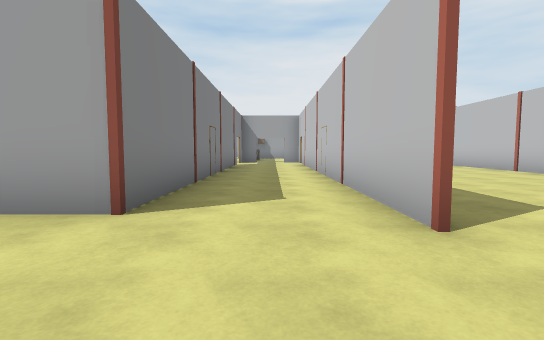
View 1 (above)

24 first-person views from a walk through a scene from a Unity 3-D project. The camera is 1.2 m above the floor, tilts 4° down and sees 85° across. Doors are open. The floor is counted in squares, 2 m on a side. Each view is taken from the middle of a square. On the plan, view 1 faces up. The plan holds only what a view shows up to about 9 squares ahead; the rest is blank. The place goes on beyond the plan. Some surface patterns are stand-ins.

View 2
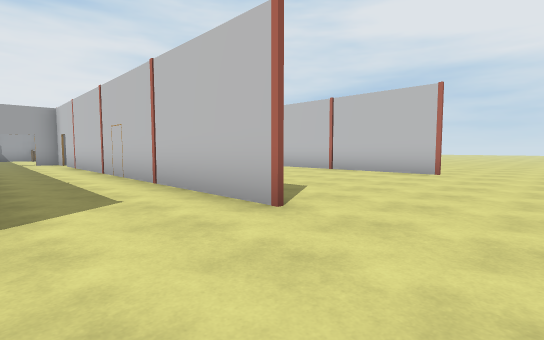

View 3
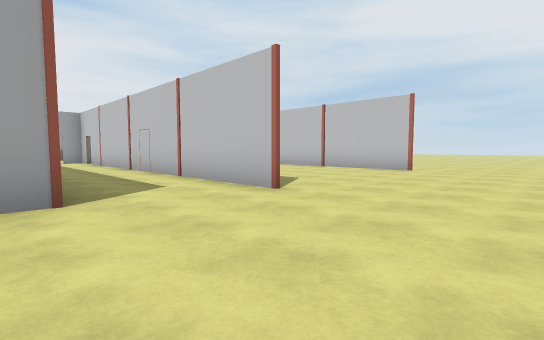

View 4
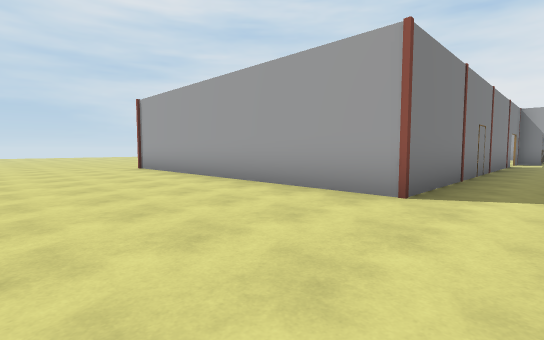

View 5
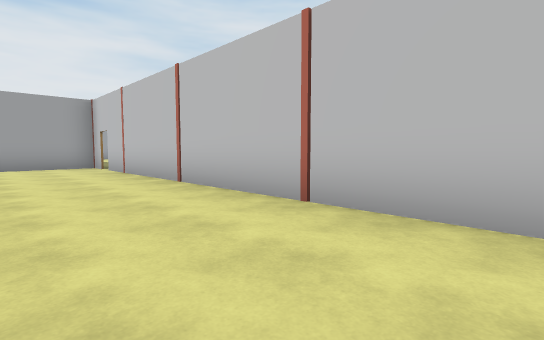

View 6
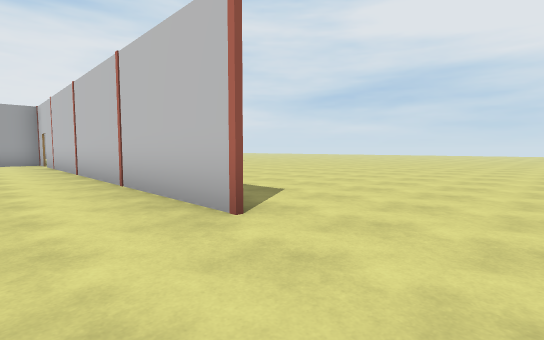

View 7
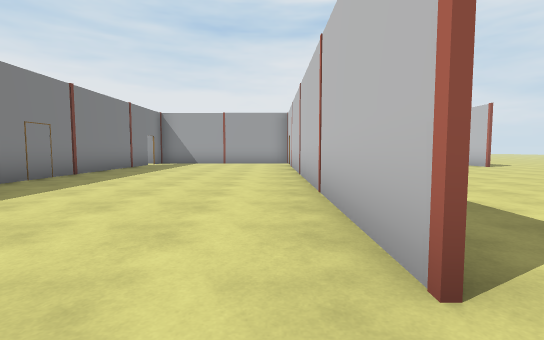

View 8
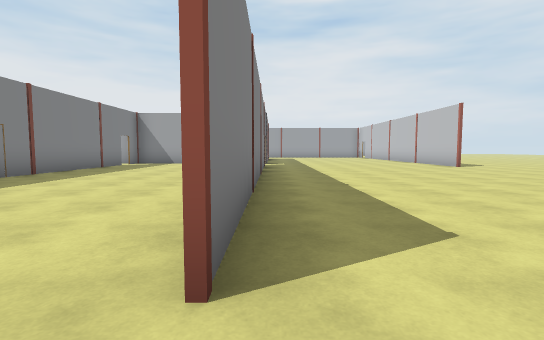

View 9
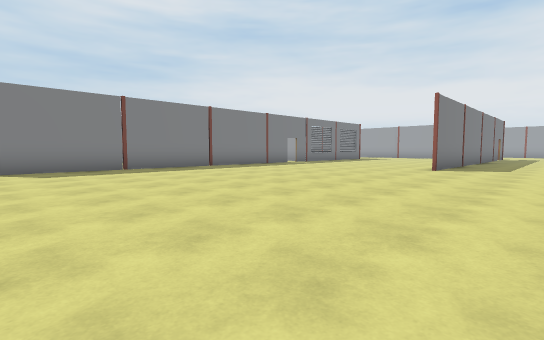

View 10
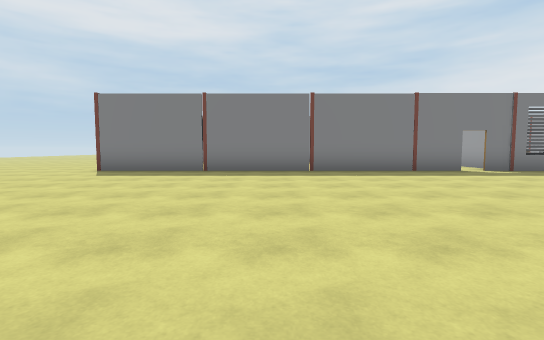

View 11
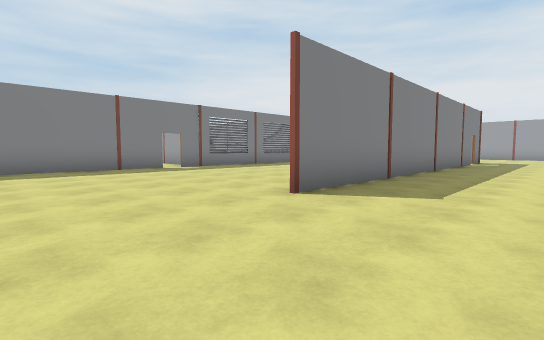

View 12
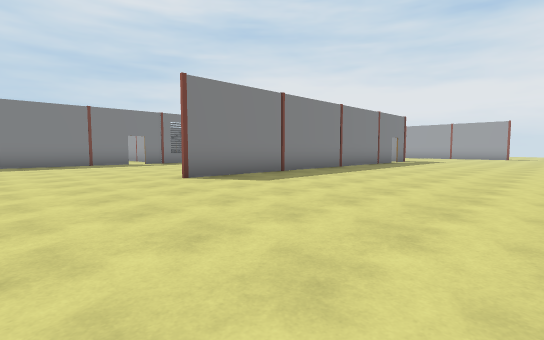

View 13
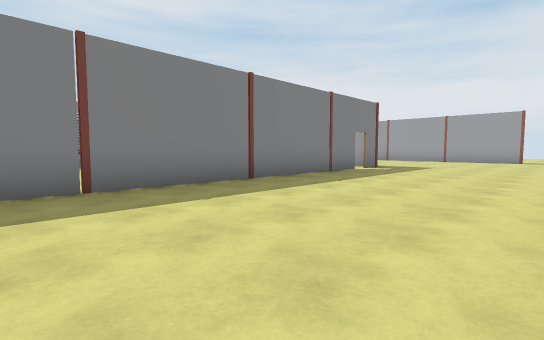

View 14
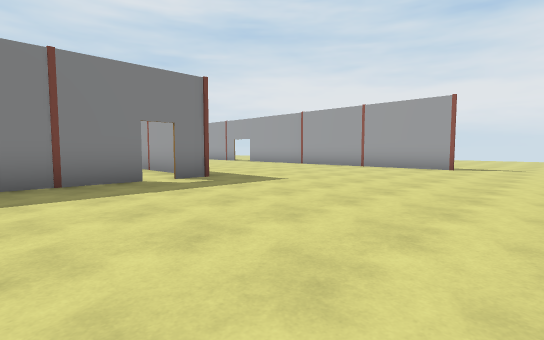

View 15
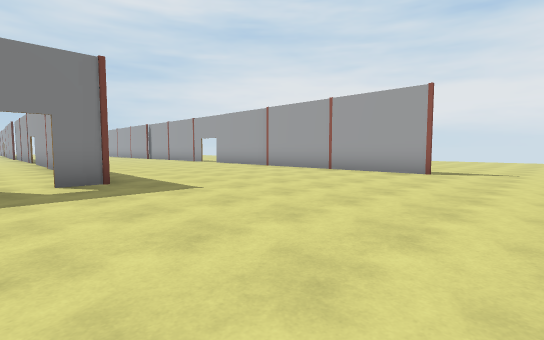

View 16
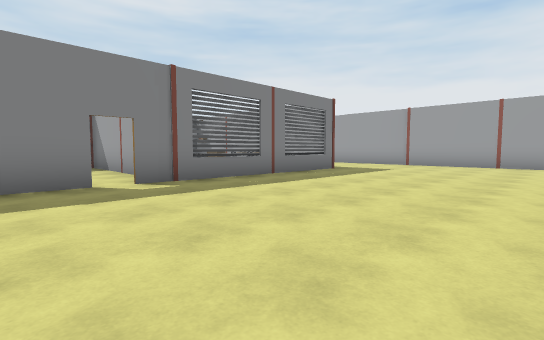

View 17
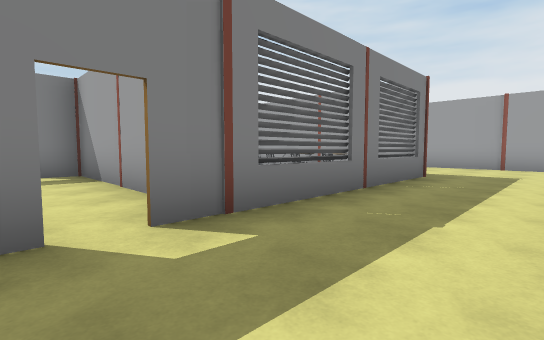

View 18
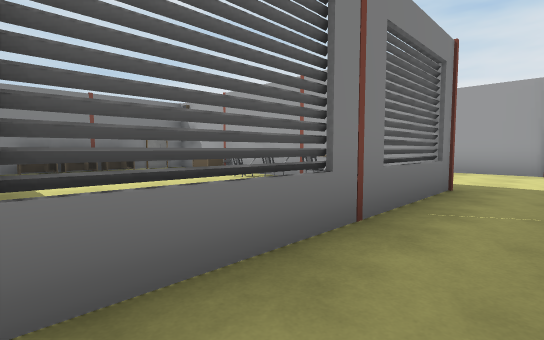

View 19
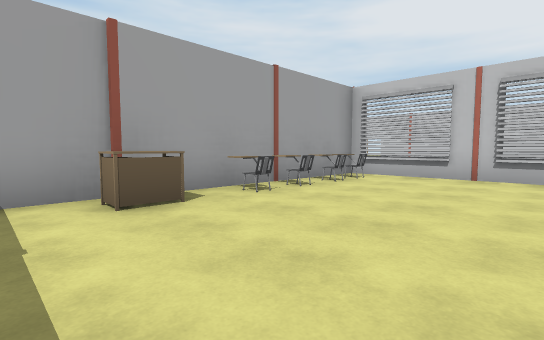

View 20
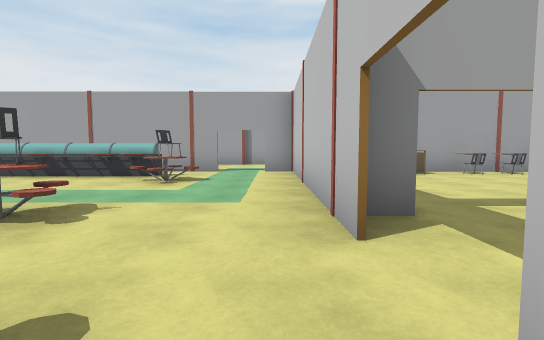

View 21
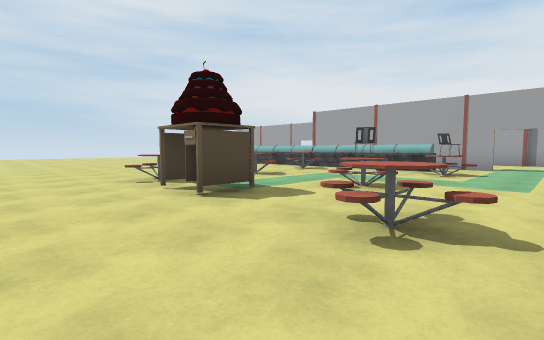

View 22
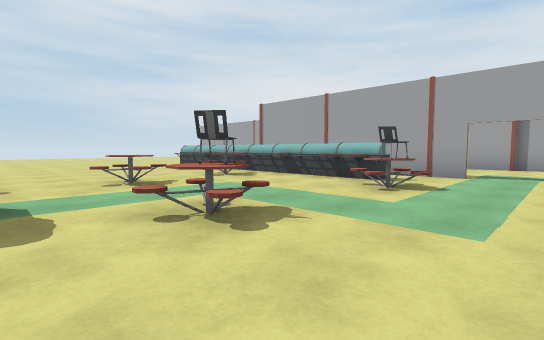

View 23
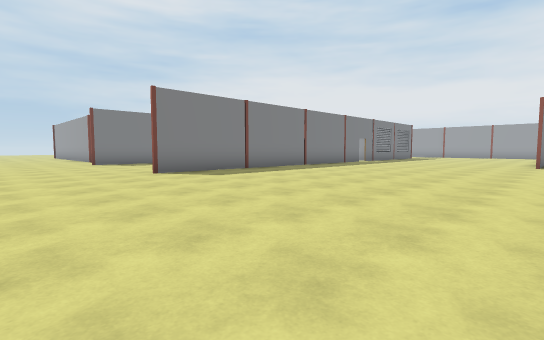

View 24
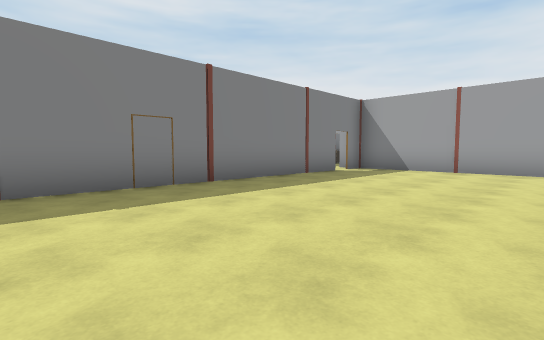

### Floor plan
Points are (right, up) in squares from view 1. A wall is a line through its corners. A room is listed if a view was taken in it or the views show most of it. See-through windows are left out.
Room 1 (views 1, 2, 4)
walls: (1.2, 2) (1.2, 10.6); (-1.4, 10.4) (-1.4, 2.7)
ways out: opening at (-1, -0.5) to room 2; open door at (-1, 1.5) to room 2; open door at (-1, 12.5) to room 2; open door at (0, 14) to room 2; opening at (1, -0.5) to room 3; open door at (1, 1.5) to room 3; open door at (1, 12.5) to room 3
Room 2 (views 3, 19, 20, 21, 22)
walls: (-1.4, 12.9) (-1.4, 13.5); (-1.4, 2.7) (-9.1, 2.7); (-1.4, 17.4) (-1.4, 19) (-2.2, 19); (-3.4, 19) (-9.4, 19); (6.7, 15.2) (6.7, 19) (0.1, 19)
ways out: opening at (-1, -0.5) to room 1; open door at (-1, 1.5) to room 1; open door at (-1, 12.5) to room 1; open door at (0, 14) to room 1; open door at (-2.5, 19) to room 3
objects: other object (-9, 18); table (-8, 11) to (-7, 12); table (-8, 14) to (-7, 14); other object (-8, 16) to (-8, 17); other object (-8, 18); other object (-7, 18); other object (-6, 11) to (-5, 12); other object (-6, 18); other object (-5, 18); chair (-4, 14); chair (-4, 17); table (-3, 11) to (-3, 12); table (-1, 15); table (-1, 16); table (-1, 17); table (1, 18); chair (3, 18); chair (4, 18); chair (5, 18); chair (6, 18)
Room 3 (views 5, 6, 7, 8, 9, 10, 11, 12, 13, 14, 15, 16, 17, 18, 23, 24)
walls: (6.9, 13.6) (1.3, 13.6) (1.3, 12.9); (6.8, 12.4) (6.8, 2); (6.8, 19) (6.8, 12.9); (1.3, 12.4) (1.3, 5.1); (13.4, 21.2) (13.4, 11); (12, 22.6) (5.9, 22.6); (13.4, 22.8) (13.4, 21.8); (-2.4, 22.6) (-4.2, 22.6); (6.7, 2) (6.7, 12.4); (16.8, 28.6) (13.8, 28.6)
ways out: opening at (1, -0.5) to room 1; open door at (1, 1.5) to room 1; open door at (1, 12.5) to room 1; open door at (-2.5, 19) to room 2; opening at (18, 28.3); gap at (7, 12.5); gap at (13, 21)

Where each view was taken, in squares from view 1:
view 1: 0 up, 0 right, facing up
view 2: 0 up, 1 left, facing up-right
view 3: 1 down, 2 left, facing up-right
view 4: 1 down, 0 right, facing up-left
view 5: 3 up, 4 right, facing up-right
view 6: 0 up, 5 right, facing up-right
view 7: 1 up, 6 right, facing up
view 8: 1 up, 7 right, facing up
view 9: 2 up, 16 right, facing up-left
view 10: 7 up, 15 right, facing left
view 11: 8 up, 16 right, facing up-left
view 12: 8 up, 19 right, facing up-left
view 13: 13 up, 18 right, facing up-left
view 14: 19 up, 19 right, facing up-left
view 15: 21 up, 19 right, facing up-left
view 16: 11 up, 12 right, facing up-left
view 17: 12 up, 9 right, facing up-left
view 18: 14 up, 8 right, facing up-left
view 19: 15 up, 0 right, facing up-right
view 20: 11 up, 2 left, facing up
view 21: 9 up, 2 left, facing up-left
view 22: 12 up, 2 left, facing up-left
view 23: 1 down, 14 right, facing up-left
view 24: 5 up, 6 right, facing up-left
